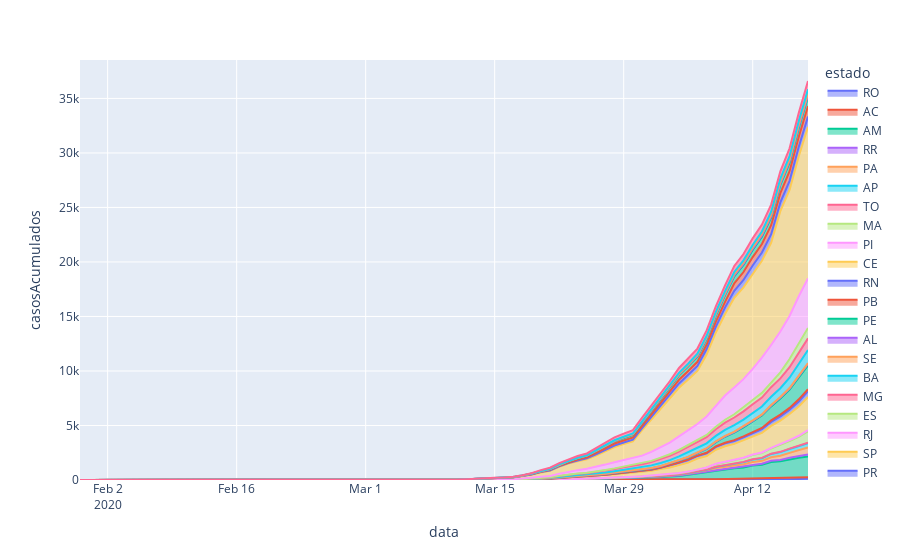

The cell this chart's notebook holds for it:
### Code cell
fig = px.area(df, x="data", y="casosAcumulados", color="estado", line_group="estado")
fig.show()
